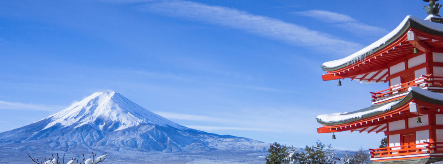
#> input picture image_alignment/data/Fuji_1.png, 443 x 164 px
$ python create_panorama.py
#> lines starting #> are read from the running program, lines starting #| are printed output that depends on the picture; after the words box and inside, x2 and y2 are one past the last pixel; in counts of white or black regions, pixels touching at a corner belong together
import numpy as np
import cv2
import random

np.set_printoptions(suppress=True)

'''
This file contains the implementation of panorama stitching (image mosaic) for multiple images using feature-based homography estimation and blending.
It is an automatic multi-image panorama stitcher.
'''

def compute_Homography_RANSAC(good_matches, kp_1, kp_2, image_1, image_2, nSamples=4, nIterations=20, thresh=0.1):
    # compute best H transformation using RANSAC algorithm
    # RANSAC loop
    best_mse = 1e20
    best_H = None
    for i in range(nIterations):

        print('iteration ' + str(i))

        # randomly select some keypoints
        rand_matches = [match[0] for match in random.sample(good_matches, nSamples)]

        pts1 = [[kp_1[match.queryIdx].pt[0], kp_1[match.queryIdx].pt[1]] for match in rand_matches]
        pts2 = [[kp_2[match.trainIdx].pt[0], kp_2[match.trainIdx].pt[1]] for match in rand_matches]

        hom = cv2.getPerspectiveTransform(np.float32(pts2), np.float32(pts1))
        warpedImg2 = cv2.warpPerspective(image_2, hom, (image_1.shape[1], image_1.shape[0]))

        total_mse = 0
        inliers_count = 0

        for test_kp in [kp for kp in kp_1 if kp.size > 0]:

            size = test_kp.size

            min_r, max_r, min_c, max_c = test_kp.pt[1] - size / 2, test_kp.pt[1] + size / 2, test_kp.pt[0] - size / 2, \
                                         test_kp.pt[0] + size / 2

            patch1 = image_1[int(min_r):int(max_r), int(min_c):int(max_c), :].astype(np.float32)
            patch2 = warpedImg2[int(min_r):int(max_r), int(min_c):int(max_c), :].astype(np.float32)

            diff = patch1 - patch2

            mse = np.sum(np.multiply(diff, diff))

            mse /= (size * size * 3 * 255 * 255)

            if mse < thresh:
                inliers_count += 1
                total_mse += mse

        total_mse /= inliers_count + 1e-12

        if total_mse < best_mse:
            best_H = hom
            best_mse = total_mse

    return best_H


def get_best_match(des_1, des_2, thr=0.3):
    dist = np.expand_dims(des_1, axis=1) - np.expand_dims(des_2, axis=0)  # 1032, 1079, 128
    dist = np.sum(np.multiply(dist, dist), axis=2)
    match12 = np.argmin(dist, axis=1)
    match21 = np.argmin(dist, axis=0)
    distances12 = np.min(dist, axis=1)

    good_matches = []

    for queryIdx, trainIdx in enumerate(match12):
        if match21[trainIdx] == queryIdx and thr * dist[queryIdx, np.argpartition(dist[queryIdx, :], 2)[1]] > \
                distances12[queryIdx]:
            good_matches.append([cv2.DMatch(queryIdx, trainIdx, distances12[queryIdx])])

    return good_matches


def compute_panorama_size(images, homographies):
    """Compute the bounding box for the final panorama given all images and their homographies."""

    all_corners = []

    for img, H in zip(images, homographies):
        h, w = img.shape[:2]
        corners = np.float32([[0, 0], [w, 0], [w, h], [0, h]]).reshape(-1, 1, 2)
        transformed_corners = cv2.perspectiveTransform(corners, H)
        all_corners.append(transformed_corners)

    all_corners = np.concatenate(all_corners, axis=0)

    [x_min, y_min] = np.int32(all_corners.min(axis=0).ravel() - 0.5)
    [x_max, y_max] = np.int32(all_corners.max(axis=0).ravel() + 0.5)

    # Translation matrix to shift everything to positive coordinates
    translation = np.array([[1, 0, -x_min],
                            [0, 1, -y_min],
                            [0, 0, 1]], dtype=np.float64)

    output_size = (x_max - x_min, y_max - y_min)

    return output_size, translation


def stitch_multiple_images(images, homographies):
    """Stitch multiple images given their homographies to a common reference frame."""

    # Compute the size of the final panorama and the translation needed
    output_size, translation = compute_panorama_size(images, homographies)

    # Initialize the result panorama
    result = np.zeros((output_size[1], output_size[0], 3), dtype=np.uint8)

    # Warp and blend each image
    for img, H in zip(images, homographies):
        # Combine translation with homography
        H_translated = translation @ H

        # Warp the image
        warped = cv2.warpPerspective(img, H_translated, output_size)

        # Create mask for this warped image
        mask = (np.sum(warped, axis=2) > 0).astype(np.uint8)

        # Create mask for existing result
        result_mask = (np.sum(result, axis=2) > 0).astype(np.uint8)

        # Find overlapping region
        overlap = (mask > 0) & (result_mask > 0)

        # Find non-overlapping region of new image
        new_only = (mask > 0) & (result_mask == 0)

        # Add non-overlapping regions directly
        result[new_only] = warped[new_only]

        # Blend overlapping regions (simple 50/50 blend)
        if np.any(overlap):
            result[overlap] = (result[overlap].astype(np.float32) * 0.5 +
                               warped[overlap].astype(np.float32) * 0.5).astype(np.uint8)

    return result


def create_panorama():
    # Load all images
    image_paths = [r'./data/Fuji_1.png', r'./data/Fuji_2.png', r'./data/Fuji_3.png']
    images = []
    for path in image_paths:
        img = cv2.imread(path)
#> img is the input picture: shape (164, 443, 3); mean B, G, R 204, 143.9, 113.9
        images.append(img)

    sift = cv2.SIFT_create()

    # Extract keypoints and descriptors for all images
    keypoints = []
    descriptors = []
    for img in images:
        kp, des = sift.detectAndCompute(img, None)
        keypoints.append(kp)
        descriptors.append(des)
#> this loop made 3 passes
#> after the loop, descriptors = 3 items; keypoints = 3 items

    num_imgs = len(images)
#> num_imgs = 3
    connectivity = np.zeros(num_imgs)
#> connectivity = [0, 0, 0]

    # Compute matches between all pairs
    for i in range(num_imgs):
        for j in range(i + 1, num_imgs):
            print(f"Processing pair {i} - {j}")
            # Match
            good_matches = get_best_match(descriptors[i], descriptors[j], thr=0.3)

            # Visualize matches
            img_matches = cv2.drawMatchesKnn(images[i], keypoints[i], images[j], keypoints[j], good_matches, None, flags=2)
            cv2.imshow(f'Matches {i}-{j}', img_matches)
            cv2.waitKey(0)
            cv2.destroyWindow(f'Matches {i}-{j}')

            # save the matches visualization
            cv2.imwrite(f'output/sift_matches_{i}_{j}.png', img_matches)

            # Update connectivity
            connectivity[i] += len(good_matches)
            connectivity[j] += len(good_matches)
#> this loop made 3 passes
#> pass 1, in create_panorama, `cv2.imshow(f'Matches {i}-{j}', img_matches)`:
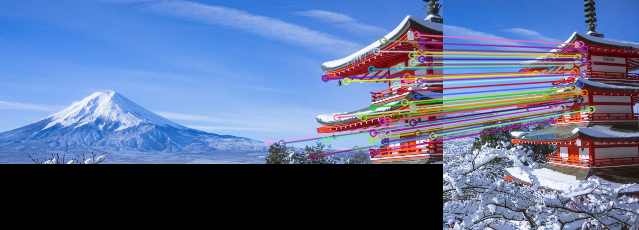
#> window 'Matches 0-1': shape (230, 639, 3); mean B, G, R 148.2, 109.4, 92.4
#> pass 1, in create_panorama, `cv2.imshow(f'Matches {i}-{j}', img_matches)`:
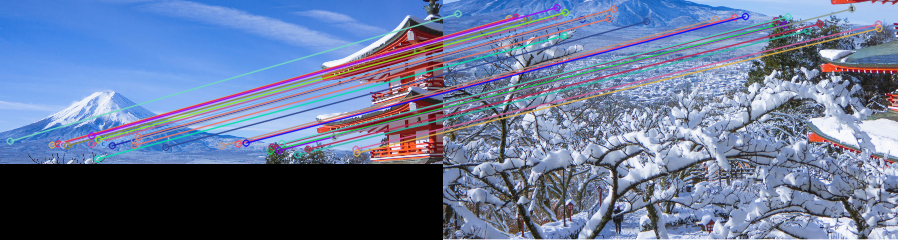
#> window 'Matches 0-2': shape (240, 898, 3); mean B, G, R 151.3, 117.7, 102.7
#> after the loop, connectivity = [80, 136, 112]

    cv2.destroyAllWindows()

    # Find optimal reference image based on connectivity
    ref_idx = int(np.argmax(connectivity))
#> ref_idx = 1
    print(f"Optimal reference image index: {ref_idx} (Connectivity: {connectivity[ref_idx]})")
#| Optimal reference image index: 1 (Connectivity: 136.0)

    # Compute homographies to reference
    homographies = []
    for i in range(num_imgs):
        if i == ref_idx:
            homographies.append(np.eye(3, dtype=np.float64))
        else:
            print(f"Computing homography for image {i} -> reference {ref_idx}...")
            # We warp image i to reference, so Ref is query (destination), i is train (source)
            matches = get_best_match(descriptors[ref_idx], descriptors[i], thr=0.3)
            H = compute_Homography_RANSAC(matches, keypoints[ref_idx], keypoints[i], images[ref_idx], images[i])
            homographies.append(H)
#> this loop made 3 passes
#> matches on passes 1, 3: 53 matches, 84 matches
#> (printed output is left out)
#> pass 1, in get_best_match (call 4), `dist = np.sum(np.multiply(dist, dist), axis=2)`:
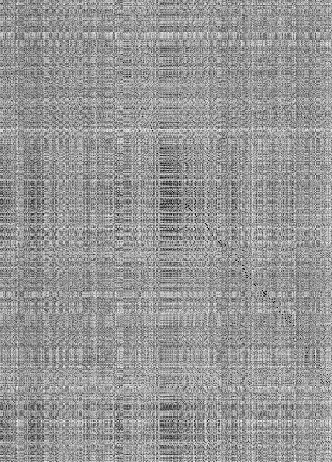
#> dist: shape (462, 332) float32; min 575, max 475903, mean 281867.4; drawn with min black and max white
#> pass 3, in get_best_match (call 5), `dist = np.sum(np.multiply(dist, dist), axis=2)`:
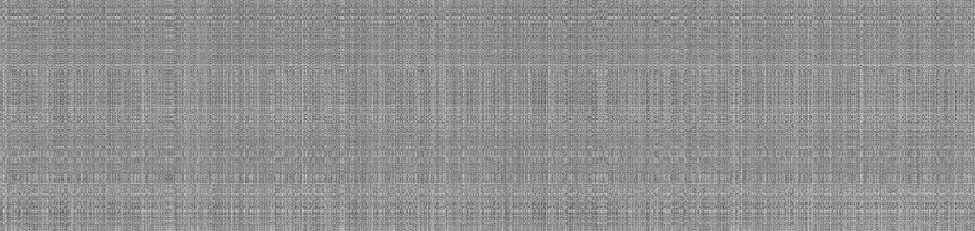
#> dist: shape (462, 1950) float32 (shown at 1/2 size); min 1449, max 487724, mean 276992.8; drawn with min black and max white
#> after the loop, homographies = [[[0.655, 0.00389, -133.7], [0.00288, 0.657, 20.37], [2.29e-05, 3.24e-05, 1]], [[1, 0, 0], [0, 1, 0], [0, 0, 1]], [[0.522, 0.00256, -130.5], [-0.00402, 0.519, 105.6], [-2.87e-05, -2.43e-05, 1]]]

    print("Creating final panorama...")

    final_panorama = stitch_multiple_images(images, homographies)
#> the loop in compute_panorama_size, `for img, H in zip(images, homographies):` made 3 passes
#> (h, w, corners) on passes 1, 3: (164, 443, [[0, 0], [443, 0], [443, 164], [0, 164]]), (240, 455, [[0, 0], [455, 0], [455, 240], [0, 240]])
#> (H, h, w, transformed_corners) on pass 2: ([[1, 0, 0], [0, 1, 0], [0, 0, 1]], 230, 196, [[0, 0], [196, 0], [196, 230], [0, 230]])
#> after the loop in compute_panorama_size, `for img, H in zip(images, homographies):`: all_corners = [[[-133.7, 20.37], [154.8, 21.43], [154.7, 127.4], [-132.4, 127.4]], [[0, 0], [196, 0], [196, 230], [0, 230]], [[-130.5, 105.6], [108.6, 105.1], [109.8, 232.7], [-130.6, 231.5]]]
#> in compute_panorama_size, `all_corners = np.concatenate(all_corners, axis=0)`: all_corners = [[-133.7, 20.37], [154.8, 21.43], [154.7, 127.4], [-132.4, 127.4], [0, 0], [196, 0], [196, 230], [0, 230], [-130.5, 105.6], [108.6, 105.1], [109.8, 232.7], [-130.6, 231.5]]
#> in compute_panorama_size, `[x_min, y_min] = np.int32(all_corners.min(axis=0).ravel() - 0.5)`: x_min = -134; y_min = 0
#> in compute_panorama_size, `[x_max, y_max] = np.int32(all_corners.max(axis=0).ravel() + 0.5)`: x_max = 196; y_max = 233
#> in compute_panorama_size, `translation = np.array([[1, 0, -x_min], [0, 1, -y_min], [0, 0, 1]], dt..`: translation = [[1, 0, 134], [0, 1, 0], [0, 0, 1]]
#> in compute_panorama_size, `output_size = (x_max - x_min, y_max - y_min)`: output_size = (330, 233)
#> in stitch_multiple_images, `output_size, translation = compute_panorama_size(images, homographies)`: translation = [[1, 0, 134], [0, 1, 0], [0, 0, 1]]
#> in stitch_multiple_images, `result = np.zeros((output_size[1], output_size[0], 3), dtype=np.uint8)`: result: shape (233, 330, 3); every value is 0
#> the loop in stitch_multiple_images, `for img, H in zip(images, homographies):` made 3 passes
#> (H, H_translated) on pass 2: ([[1, 0, 0], [0, 1, 0], [0, 0, 1]], [[1, 0, 134], [0, 1, 0], [0, 0, 1]])
#> pass 1, in stitch_multiple_images, `mask = (np.sum(warped, axis=2) > 0).astype(np.uint8)`:
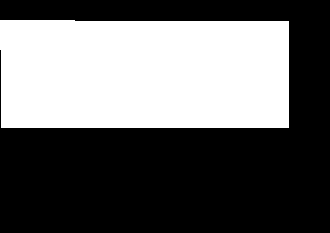
#> mask: shape (233, 330); values 0 (black) and 1 (white), 40.2% white; 1 white region, box (x1, y1, x2, y2) and area: (0, 20, 289, 128) 30920
#> pass 2, in stitch_multiple_images, `warped = cv2.warpPerspective(img, H_translated, output_size)`:
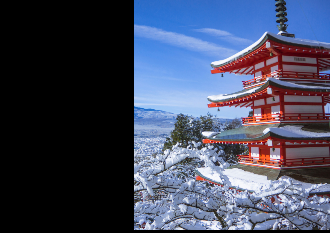
#> warped: shape (233, 330, 3); mean B, G, R 93.8, 72.4, 66.8
#> after the loop in stitch_multiple_images, `for img, H in zip(images, homographies):`:
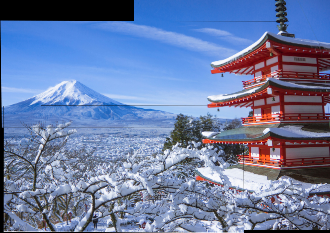
#> result: shape (233, 330, 3); mean of channels 0, 1, 2 164.2, 124.4, 107.7; drawn as B, G, R

    # Display final result
    cv2.namedWindow('Final Panorama', cv2.WINDOW_NORMAL)
    cv2.imshow('Final Panorama', final_panorama)
    cv2.waitKey(0)
    cv2.destroyAllWindows()

    # save the result
    cv2.imwrite('output/final_panorama.png', final_panorama)
    print("Final panorama saved as 'output/final_panorama.png'")


if __name__ == "__main__":
    create_panorama()
